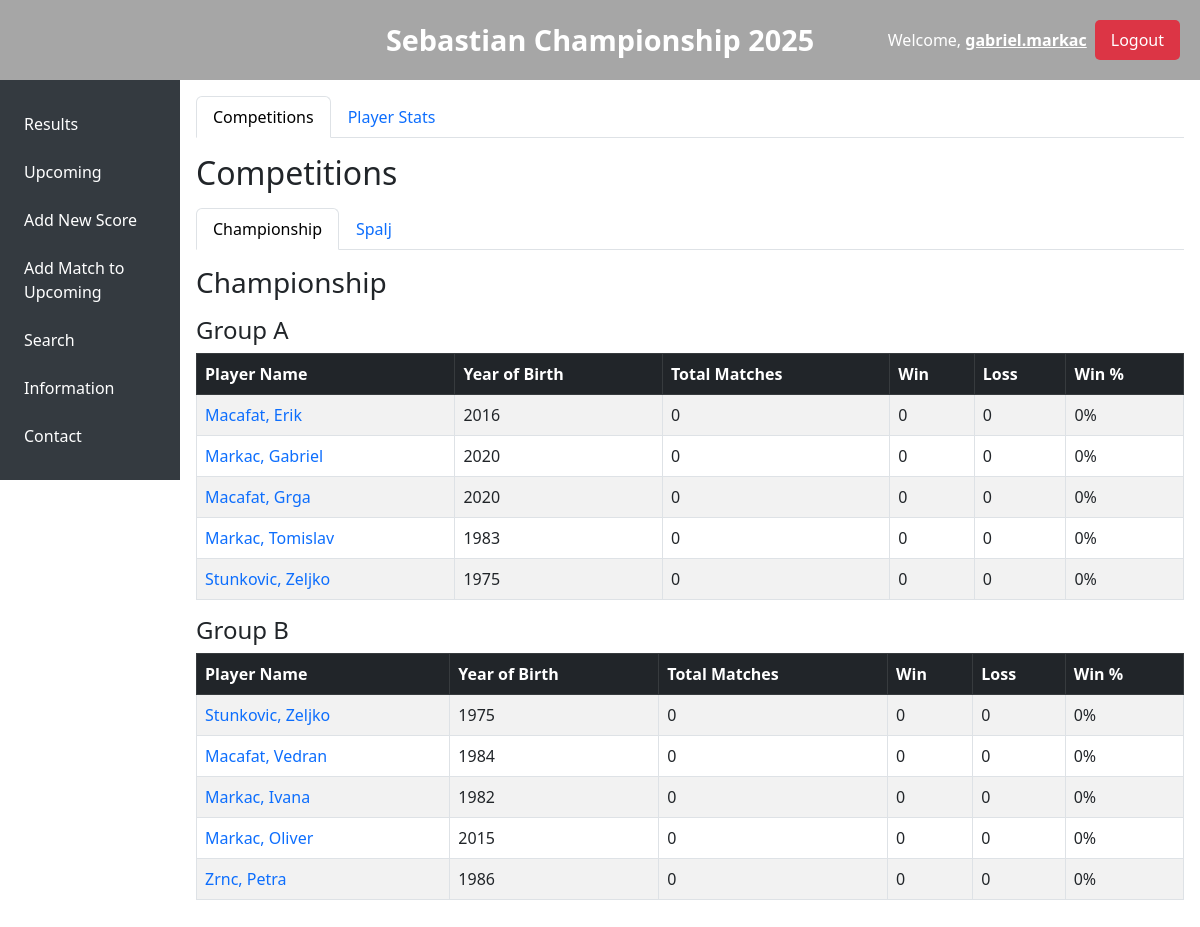
/ (signed in), run on the app's committed database.
### app.py (models this page shows, shortened)
class User(db.Model):
    id = db.Column(db.Integer, primary_key=True)
    first_name = db.Column(db.String(80), nullable=False)
    last_name = db.Column(db.String(80), nullable=False)
    username = db.Column(db.String(80), unique=True, nullable=False)
    password = db.Column(db.String(120), nullable=False)
    email = db.Column(db.String(120), unique=True, nullable=False)
    phone = db.Column(db.String(20), nullable=False)
    birth_year = db.Column(db.Integer, nullable=False)
    handedness = db.Column(db.String(10), nullable=False)
    role = db.Column(db.String(20), nullable=False, default='user')
    participant = db.Column(db.Boolean, nullable=False, default=False)

class Competition(db.Model):
    id = db.Column(db.Integer, primary_key=True)
    name = db.Column(db.String(120), nullable=False)
    num_groups = db.Column(db.Integer, nullable=False)
    max_players = db.Column(db.Integer, nullable=False)

### app.py (the view)
@app.route('/')
def home():
    if 'username' in session:
        competitions = Competition.query.order_by(Competition.id).all()
        assignments = {}
        for a in CompetitionAssignment.query.all():
            assignments.setdefault(a.competition_id, {}).setdefault(a.group_index, []).append(a)
        all_possible_players = [
            {"id": user.id, "first_name": user.first_name, "last_name": user.last_name, "username": user.username, "birth_year": user.birth_year}
            for user in User.query.order_by(User.last_name, User.first_name).all()
        ]
        return render_template('landing_page.html', competitions=competitions,
                               assignments=assignments, all_possible_players=all_possible_players)
    return redirect(url_for('login'))

### templates/landing_page.html (shortened to what this page needs)
{% extends "base.html" %}
{% block content %}
<ul class="nav nav-tabs" id="landingTabs" role="tablist">
  <li class="nav-item" role="presentation">
    <button class="nav-link active" id="competitions-tab" data-bs-toggle="tab" data-bs-target="#competitions" type="button" role="tab" aria-controls="competitions" aria-selected="true">
      Competitions
    </button>
  </li>
  <li class="nav-item" role="presentation">
    <button class="nav-link" id="playerstats-tab" data-bs-toggle="tab" data-bs-target="#playerstats" type="button" role="tab" aria-controls="playerstats" aria-selected="false">
      Player Stats
    </button>
  </li>
</ul>
<div class="tab-content mt-3" id="landingTabsContent">
  <div class="tab-pane fade show active" id="competitions" role="tabpanel" aria-labelledby="competitions-tab">
    <h2>Competitions</h2>
    {% if competitions %}
      <ul class="nav nav-tabs mt-3" id="compNestedTabs" role="tablist">
        {% for comp in competitions %}
          <li class="nav-item" role="presentation">
            <button class="nav-link {% if loop.first %}active{% endif %}" id="comp-{{ comp.id }}-subtab" data-bs-toggle="tab" data-bs-target="#comp-{{ comp.id }}-sub" type="button" role="tab" aria-controls="comp-{{ comp.id }}-sub" aria-selected="{% if loop.first %}true{% else %}false{% endif %}">
              {{ comp.name }}
            </button>
          </li>
        {% endfor %}
      </ul>
      <div class="tab-content mt-3" id="compNestedTabsContent">
        {% for comp in competitions %}
          <div class="tab-pane fade {% if loop.first %}show active{% endif %}" id="comp-{{ comp.id }}-sub" role="tabpanel" aria-labelledby="comp-{{ comp.id }}-subtab">
            <h3 class="mb-3">{{ comp.name }}</h3>
            {% set groupLetters = "ABCDEFGHIJKLMNOPQRSTUVWXYZ" %}
            {% for i in range(comp.num_groups) %}
              {% set groupName = "Group " ~ groupLetters[i] %}
              <h4>{{ groupName }}</h4>
              <table class="table table-striped table-bordered" style="width: 100%; margin-bottom: 1rem;">
                <thead class="table-dark">
                  <tr>
                    <th>Player Name</th>
                    <th>Year of Birth</th>
                    <th>Total Matches</th>
                    <th>Win</th>
                    <th>Loss</th>
                    <th>Win %</th>
                  </tr>
                </thead>
                <tbody>
                  {% set assignments_for_group = assignments.get(comp.id, {}).get(i, []) %}
                  {% for r in range(comp.max_players) %}
                    {% if r < assignments_for_group|length %}
                      {% set assign = assignments_for_group[r] %}
                      {% set assigned_player = (all_possible_players | selectattr("id", "equalto", assign.user_id) | list)[0] %}
                      <tr>
                        <td>
                          <a href="{{ url_for('profile_by_username', username=assigned_player.username) }}" style="text-decoration: none;">
                            {{ assigned_player.last_name }}, {{ assigned_player.first_name }}
                          </a>
                        </td>
                        <td>{{ assigned_player.birth_year }}</td>
                        <td>0</td>
                        <td>0</td>
                        <td>0</td>
                        <td>0%</td>
                      </tr>
                    {% else %}
                      <tr>
                        <td colspan="6" class="text-center">Empty Slot</td>
                      </tr>
                    {% endif %}
                  {% endfor %}
                </tbody>
              </table>
            {% endfor %}
          </div>
        {% endfor %}
      </div>
    {% else %}
      <p>No competitions available.</p>
    {% endif %}
  </div>
</div>
{% endblock %}

### templates/base.html (shortened to what this page needs)
<!DOCTYPE html>
<html lang="en">
<head>
  <link href="https://cdn.jsdelivr.net/npm/bootstrap@5.3.0/dist/css/bootstrap.min.css" rel="stylesheet">
  <link rel="stylesheet" href="https://cdnjs.cloudflare.com/ajax/libs/font-awesome/6.0.0/css/all.min.css">
  <link rel="stylesheet" href="{{ url_for('static', filename='css/style.css') }}">
</head>
<body>
  <div class="header-container" style="position: fixed; top: 0; left: 0; right: 0; height: 80px; background: url('https://images.unsplash.com/photo-1605875200273-a63d6a51f9e1?ixlib=rb-1.2.1&amp;auto=format&amp;fit=crop&amp;w=1600&amp;q=80') no-repeat center center/cover; color: #fff; z-index: 1050;">
    <div class="header-title" style="text-align: center; line-height: 80px; font-size: 1.8rem; font-weight: bold;">
      Sebastian Championship 2025
    </div>
    <div class="user-info" style="position: absolute; top: 20px; right: 20px; display: flex; align-items: center; gap: 0.5rem; font-size: 1rem;">
      <span>Welcome, <strong><a href="{{ url_for('profile') }}" style="color: #fff; text-decoration: underline;">{{ session.get('username') }}</a></strong></span>
      <a href="{{ url_for('logout') }}" class="logout-btn" style="background-color: #dc3545; border: none; padding: 0.5rem 1rem; color: #fff; border-radius: 5px; cursor: pointer; font-size: 1rem; text-decoration: none;">Logout</a>
    </div>
  </div>
  <div class="left-menu" style="position: fixed; top: 80px; left: 0; width: 180px; background-color: #343a40; padding: 1rem; overflow-y: auto; z-index: 1040;">
    <a href="#" style="display: block; color: #fff; text-decoration: none; margin: 0.5rem 0; padding: 0.5rem; border-radius: 5px;">Results</a>
    <a href="#" style="display: block; color: #fff; text-decoration: none; margin: 0.5rem 0; padding: 0.5rem; border-radius: 5px;">Upcoming</a>
    <a href="#" style="display: block; color: #fff; text-decoration: none; margin: 0.5rem 0; padding: 0.5rem; border-radius: 5px;">Add New Score</a>
    <a href="#" style="display: block; color: #fff; text-decoration: none; margin: 0.5rem 0; padding: 0.5rem; border-radius: 5px;">Add Match to Upcoming</a>
    <a href="#" style="display: block; color: #fff; text-decoration: none; margin: 0.5rem 0; padding: 0.5rem; border-radius: 5px;">Search</a>
    <a href="#" style="display: block; color: #fff; text-decoration: none; margin: 0.5rem 0; padding: 0.5rem; border-radius: 5px;">Information</a>
    <a href="#" style="display: block; color: #fff; text-decoration: none; margin: 0.5rem 0; padding: 0.5rem; border-radius: 5px;">Contact</a>
  </div>
  <div style="position: absolute; top: 80px; left: 180px; right: 0; padding: 1rem;">
    {% block content %}{% endblock %}
  </div>
</body>
</html>

### static/css/style.css (style rules this page uses)
* { box-sizing: border-box; }
body { margin: 0; background-color: #fff; }
@media (min-width: 768px) { .left-menu { display: block; } }
.header-container { position: fixed; top: 0; left: 0; right: 0; height: 80px; background: url('https://images.unsplash.com/photo-1605875200273-a63d6a51f9e1?ixlib=rb-1.2.1&auto=format&fit=crop&w=1600&q=80') no-repeat center center/cover; z-index: 1050; color: #fff; }
.header-container::before { content: ""; position: absolute; top: 0; left: 0; right: 0; bottom: 0; background: rgba(0, 0, 0, 0.35); z-index: 0; }
.header-title { position: relative; z-index: 1; text-align: center; line-height: 80px; font-size: 1.8rem; font-weight: bold; margin: 0; }
.user-info { position: absolute; top: 20px; right: 20px; z-index: 2; display: flex; align-items: center; gap: 0.5rem; font-size: 1rem; color: #fff; }
.logout-btn { background-color: #dc3545; border: none; padding: 0.5rem 1rem; color: #fff; border-radius: 5px; cursor: pointer; text-decoration: none; font-size: 1rem; }
.left-menu { position: fixed; top: 80px; left: 0; width: 150px; background-color: #343a40; padding: 1rem; overflow-y: auto; z-index: 1040; }
.left-menu a { display: block; color: #fff; text-decoration: none; margin: 0.5rem 0; padding: 0.5rem; border-radius: 5px; }

### data on the page
User: get "gabriel.markac", last_name "Markac", first_name "Gabriel", birth_year "2020"
Competition: name "Championship", groupName "Group A" "Group B"
Competition: name "Spalj"
User: last_name "Macafat", first_name "Erik", birth_year "2016"
User: last_name "Macafat", first_name "Grga", birth_year "2020"
User: last_name "Markac", first_name "Tomislav", birth_year "1983"
User: last_name "Stunkovic" "Stunkovic", first_name "Zeljko" "Zeljko", birth_year "1975" "1975"
User: last_name "Macafat", first_name "Vedran", birth_year "1984"
User: last_name "Markac", first_name "Ivana", birth_year "1982"
User: last_name "Markac", first_name "Oliver", birth_year "2015"
User: last_name "Zrnc", first_name "Petra", birth_year "1986"
